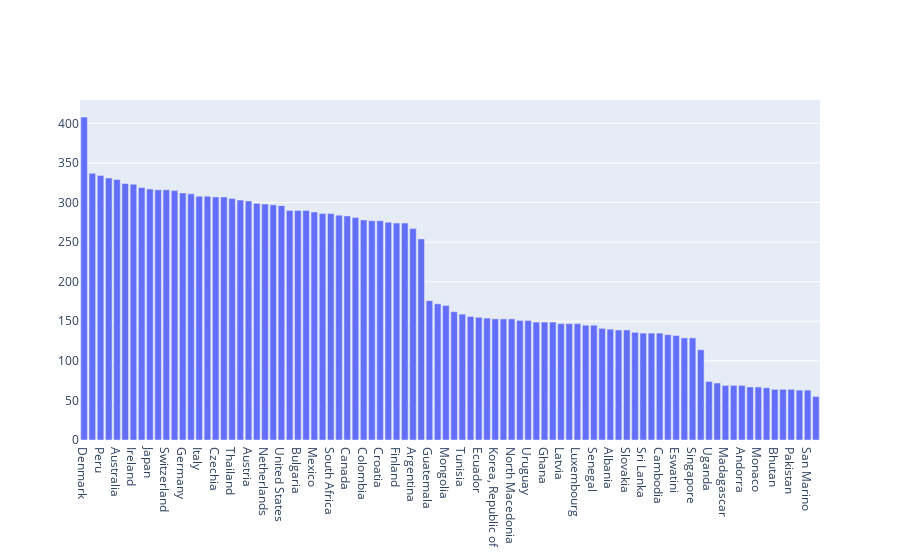

Notebook code cell kept with this figure:
### Code cell
# Display the multiplayer games by country
fig = go.Figure(data=[go.Bar(name="Multiplayer", x=[key for key in multiplayer_countries_map], y=[multiplayer_countries_map[key] for key in multiplayer_countries_map])])
fig.show()

### Figure 1 — Plotly figure (JSON) as saved in the notebook; plotly's stock layout.template omitted (floating-point values rounded to 4 significant figures)
{"data": [{"name": "Multiplayer", "type": "bar", "x": ["Denmark", "Greece", "Peru", "Ukraine", "Australia", "Chile", "Ireland", "Sweden", "Japan", "France", "Switzerland", "Russian Federation", "Germany", "Brazil", "Italy", "Hungary", "Czechia", "Indonesia", "Thailand", "Spain", "Austria", "United Kingdom", "Netherlands", "Türkiye", "United States", "Portugal", "Bulgaria", "India", "Mexico", "Belgium", "South Africa", "Philippines", "Canada", "Romania", "Colombia", "New Zealand", "Croatia", "Poland", "Finland", "Norway", "Argentina", "Malaysia", "Guatemala", "Iceland", "Mongolia", "United Arab Emirates", "Tunisia", "Nigeria", "Ecuador", "Israel", "Korea, Republic of", "Lesotho", "North Macedonia", "Jordan", "Uruguay", "Estonia", "Ghana", "Bolivia, Plurinational State of", "Latvia", "Lithuania", "Luxembourg", "Serbia", "Senegal", "Kyrgyzstan", "Albania", "Botswana", "Slovakia", "Bangladesh", "Sri Lanka", "Slovenia", "Cambodia", "Kenya", "Eswatini", "Montenegro", "Singapore", "China", "Uganda", "Qatar", "Madagascar", "Lao People's Democratic Republic", "Andorra", "Bermuda", "Monaco", "Rwanda", "Bhutan", "Panama", "Pakistan", "Malta", "San Marino", "Dominican Republic"], "y": [408, 337, 334, 331, 329, 324, 323, 319, 317, 316, 316, 315, 312, 311, 308, 308, 307, 307, 305, 303, 302, 299, 298, 297, 296, 290, 290, 290, 288, 286, 286, 284, 283, 281, 278, 277, 277, 275, 274, 274, 267, 254, 176, 172, 170, 162, 159, 156, 155, 154, 153, 153, 153, 151, 151, 149, 149, 149, 147, 147, 147, 145, 145, 141, 140, 139, 139, 136, 135, 135, 135, 133, 132, 129, 129, 114, 74, 72, 69, 69, 69, 67, 67, 66, 64, 64, 64, 63, 63, 55]}], "layout": {}}
